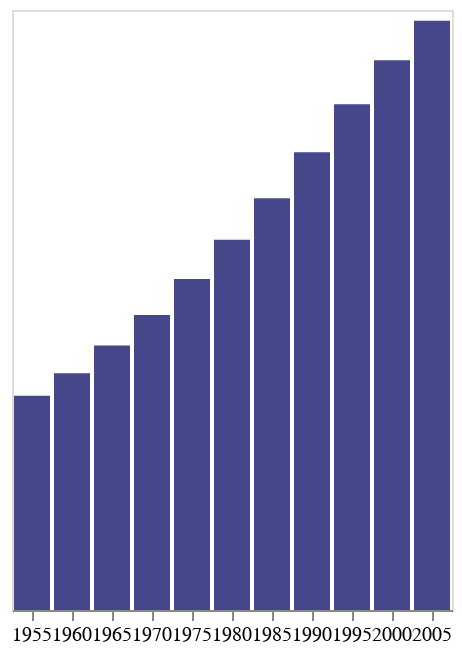

Write notebook code for a chart like this one.
### Code cell
barras_dos

### Figure 1 — Vega-Lite specification as saved in the notebook (floating-point values rounded to 4 significant figures)
{"config": {"view": {"continuousWidth": 400, "continuousHeight": 300}}, "data": {"name": "data-b3b19feb74daff1b6519ffdda6731053"}, "mark": {"type": "bar", "color": "#444789"}, "encoding": {"x": {"axis": {"labelAngle": 0, "labelFontSize": 10}, "field": "year", "title": "", "type": "ordinal"}, "y": {"axis": {"domain": false, "format": ".2s", "grid": false, "labels": false, "ticks": false}, "field": "pop", "title": "", "type": "quantitative"}}, "$schema": "https://vega.github.io/schema/vega-lite/v4.17.0.json", "datasets": {"data-b3b19feb74daff1b6519ffdda6731053": [{"year": 1955, "country": "India", "cluster": 0, "pop": 393000000, "life_expect": 40.25, "fertility": 5.896}, {"year": 1960, "country": "India", "cluster": 0, "pop": 434000000, "life_expect": 43.6, "fertility": 5.822}, {"year": 1965, "country": "India", "cluster": 0, "pop": 485000000, "life_expect": 47.19, "fertility": 5.606}, {"year": 1970, "country": "India", "cluster": 0, "pop": 541000000, "life_expect": 50.65, "fertility": 5.264}, {"year": 1975, "country": "India", "cluster": 0, "pop": 607000000, "life_expect": 54.21, "fertility": 4.889}, {"year": 1980, "country": "India", "cluster": 0, "pop": 679000000, "life_expect": 56.6, "fertility": 4.497}, {"year": 1985, "country": "India", "cluster": 0, "pop": 755000000, "life_expect": 58.55, "fertility": 4.15}, {"year": 1990, "country": "India", "cluster": 0, "pop": 839000000, "life_expect": 60.22, "fertility": 3.865}, {"year": 1995, "country": "India", "cluster": 0, "pop": 927000000, "life_expect": 61.77, "fertility": 3.455}, {"year": 2000, "country": "India", "cluster": 0, "pop": 1007702000, "life_expect": 62.88, "fertility": 3.113}, {"year": 2005, "country": "India", "cluster": 0, "pop": 1080264388, "life_expect": 64.7, "fertility": 2.807}]}}
